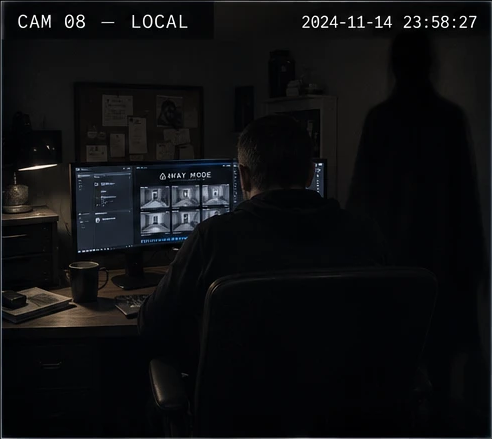
#> input picture raw_rooms/local_a.png, 492 x 439 px
$ python degrade.py ../raw_rooms out
#> lines starting #> are read from the running program, lines starting #| are printed output that depends on the picture
"""Turn ordinary photos into cheap-security-camera stills.

Usage:
    python tools/degrade.py raw/ assets/feeds/
    python tools/degrade.py raw/ assets/feeds/ --mode ir --crop-top 26

Drop originals into raw/ with the filenames from IMAGES.md, run this, and the
app picks them up automatically.

Modes:
    lowlight  desaturated colour, cool shift. What a modern cam gives you in a
              room where the lights are on. This is the default.
    ir        green night-vision wash. Only right for genuinely dark rooms.
    mono      flat greyscale.
    color     leave the colour alone, just degrade.

Requires: pip install pillow
"""

import argparse
import os
import random
import sys

try:
    from PIL import Image, ImageEnhance, ImageFilter
except ImportError:
    sys.exit("Pillow is required:  pip install pillow")

EXTS = (".jpg", ".jpeg", ".png", ".webp", ".bmp", ".tif", ".tiff")


def crop_aspect(im, ratio):
    w, h = im.size
    if w / h > ratio:
        new_w = int(h * ratio)
        left = (w - new_w) // 2
        return im.crop((left, 0, left + new_w, h))
    new_h = int(w / ratio)
    top = (h - new_h) // 2
    return im.crop((0, top, w, top + new_h))


def vignette(im, strength):
    """Darken the corners, lift the middle - how a cheap emitter actually lights a room."""
    w, h = im.size
    mask = Image.new("L", (w, h), 0)
    px = mask.load()
    cx, cy = w / 2, h / 2
    maxd = (cx ** 2 + cy ** 2) ** 0.5
    step = 2
    for y in range(0, h, step):
        for x in range(0, w, step):
            d = (((x - cx) ** 2 + (y - cy) ** 2) ** 0.5) / maxd
            v = int(max(0, 255 * (1 - d * strength)))
            for yy in range(y, min(y + step, h)):
                for xx in range(x, min(x + step, w)):
                    px[xx, yy] = v
    mask = mask.filter(ImageFilter.GaussianBlur(w / 24))
    black = Image.new("RGB", (w, h), (0, 0, 0))
    return Image.composite(im, black, mask)


def add_noise(im, amount):
    w, h = im.size
    px = im.load()
    rnd = random.Random(1234)
    for y in range(h):
        for x in range(w):
            n = int(rnd.gauss(0, amount))
            r, g, b = px[x, y]
            px[x, y] = (
                min(255, max(0, r + n)),
                min(255, max(0, g + n)),
                min(255, max(0, b + n)),
            )
    return im


def tint(im, mode):
    if mode == "color":
        return im
    if mode == "mono":
        return im.convert("L").convert("RGB")
    if mode == "lowlight":
        im = ImageEnhance.Color(im).enhance(0.32)
        w, h = im.size
        px = im.load()
        for y in range(h):
            for x in range(w):
                r, g, b = px[x, y]
                px[x, y] = (int(r * 0.94), int(g * 0.98), min(255, int(b * 1.06)))
        return im
    g = im.convert("L")
    w, h = im.size
    out = Image.new("RGB", (w, h))
    src, dst = g.load(), out.load()
    for y in range(h):
        for x in range(w):
            v = src[x, y]
            dst[x, y] = (int(v * 0.72), int(min(255, v * 1.02)), int(v * 0.78))
    return out


def process(path, out_path, args):
    im = Image.open(path).convert("RGB")

    if args.crop_top or args.crop_bottom:
        w, h = im.size
        im = im.crop((0, args.crop_top, w, h - args.crop_bottom))

    im = crop_aspect(im, args.aspect)
    im = im.resize((args.width, int(args.width / args.aspect)), Image.LANCZOS)

    im = tint(im, args.mode)
    im = ImageEnhance.Contrast(im).enhance(args.contrast)
    im = ImageEnhance.Brightness(im).enhance(args.brightness)
    im = vignette(im, args.vignette)
    im = im.filter(ImageFilter.GaussianBlur(args.blur))
    if args.noise:
        im = add_noise(im, args.noise)

    im.save(out_path, "JPEG", quality=args.quality, subsampling=2)
    return out_path


def main():
    p = argparse.ArgumentParser(description="Degrade photos into security-camera stills.")
    p.add_argument("src", help="folder of original photos")
    p.add_argument("dst", help="output folder (usually assets/feeds)")
    p.add_argument("--mode", choices=["lowlight", "ir", "mono", "color"], default="lowlight")
    p.add_argument("--aspect", type=float, default=4 / 3, help="output aspect ratio, default 4:3")
    p.add_argument("--width", type=int, default=640)
    p.add_argument("--quality", type=int, default=34, help="JPEG quality, lower is cheaper-looking")
    p.add_argument("--noise", type=float, default=13.0, help="0 to disable")
    p.add_argument("--blur", type=float, default=0.7)
    p.add_argument("--contrast", type=float, default=1.18)
    p.add_argument("--brightness", type=float, default=0.66)
    p.add_argument("--vignette", type=float, default=0.95, help="higher = darker corners")
    p.add_argument("--crop-top", type=int, default=0, dest="crop_top",
                   help="pixels to strip off the top, e.g. a burned-in label bar")
    p.add_argument("--crop-bottom", type=int, default=0, dest="crop_bottom")
    args = p.parse_args()

    if not os.path.isdir(args.src):
        sys.exit("No such folder: " + args.src)
    os.makedirs(args.dst, exist_ok=True)

    names = sorted(n for n in os.listdir(args.src) if n.lower().endswith(EXTS))
    if not names:
        sys.exit("No images found in " + args.src)

    for n in names:
        stem = os.path.splitext(n)[0]
        out = os.path.join(args.dst, stem + ".jpg")
        process(os.path.join(args.src, n), out, args)
#> in process, im is the input picture: PIL image 492x439 RGB; mean R, G, B 14.3, 15.1, 16.6
#> in crop_aspect, `return im.crop((0, top, w, top + new_h))`:
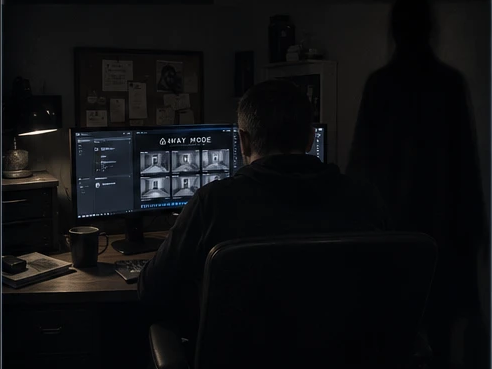
#> returned value: PIL image 492x369 RGB; mean R, G, B 14, 14.8, 16.3
#> in process, `im = ImageEnhance.Brightness(im).enhance(args.brightness)`:
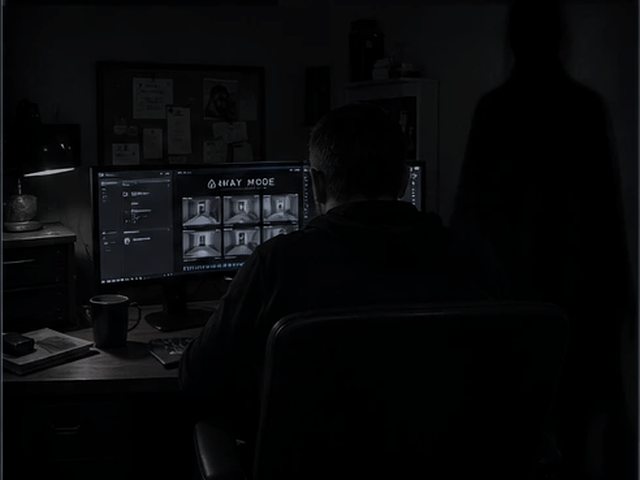
#> im: PIL image 640x480 RGB; mean R, G, B 7.8, 8.3, 9.5
#> in vignette, `mask = Image.new("L", (w, h), 0)`: mask: PIL image 640x480 L; every value is 0
#> in vignette, `mask = mask.filter(ImageFilter.GaussianBlur(w / 24))`:
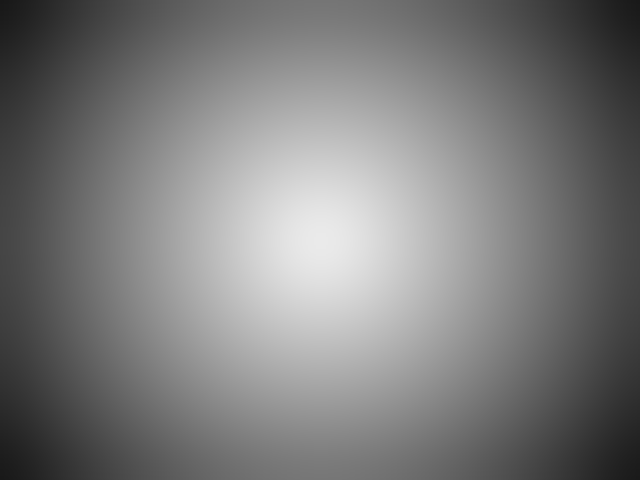
#> mask: PIL image 640x480 L; min 24, max 234, mean 123.5
#> in vignette, `black = Image.new("RGB", (w, h), (0, 0, 0))`: black: PIL image 640x480 RGB; every value is 0
#> in vignette, `return Image.composite(im, black, mask)`:
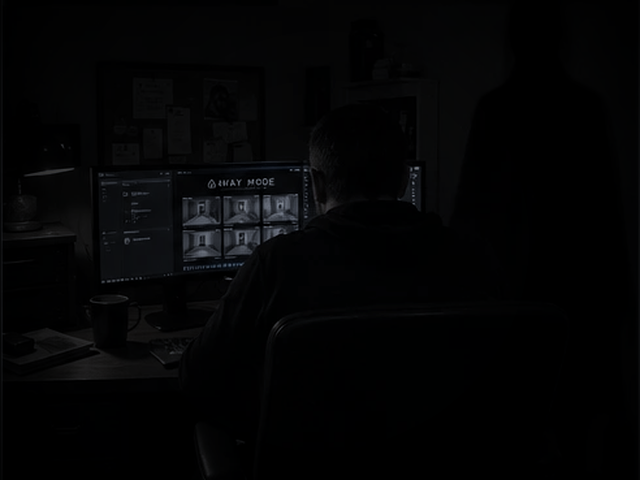
#> returned value: PIL image 640x480 RGB; mean R, G, B 4, 4.3, 4.9
        print("  " + n + "  ->  " + out)
#> pass 2 of the loop in main, `for n in names:`:
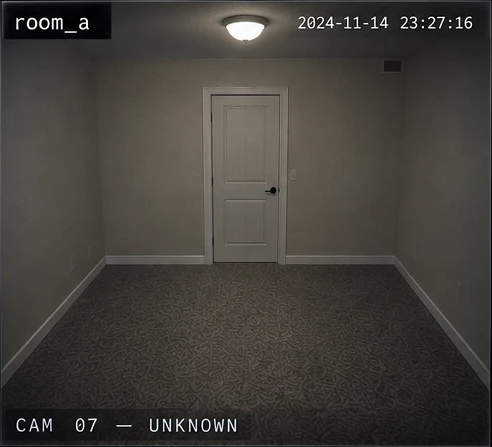
#> input picture raw_rooms/room_a.png, 492 x 447 px
#> in process, im is the input picture: PIL image 492x447 RGB; mean R, G, B 67.6, 63.8, 58.6
#> in process (call 2), `im = ImageEnhance.Brightness(im).enhance(args.brightness)`:
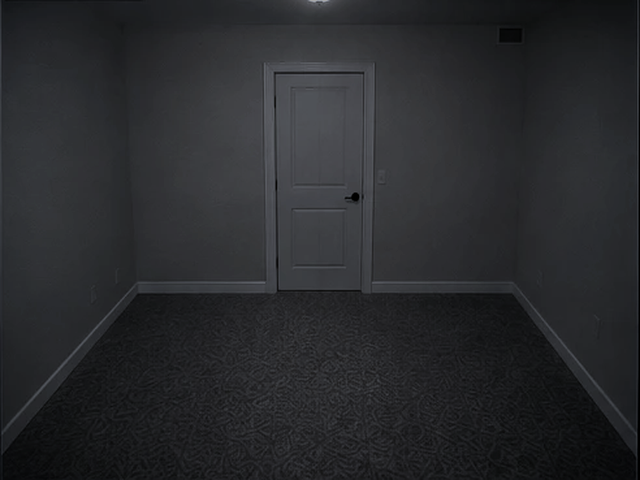
#> im: PIL image 640x480 RGB; mean R, G, B 41.1, 42.2, 44.8
#> in vignette (call 2), `return Image.composite(im, black, mask)`:
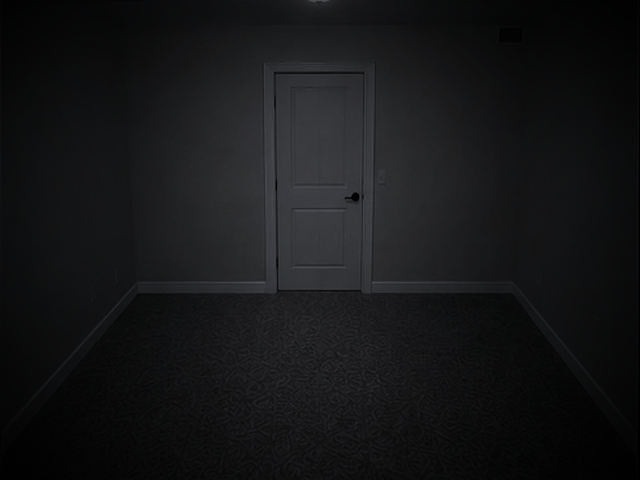
#> returned value: PIL image 640x480 RGB; mean R, G, B 21.5, 22.1, 23.4

    print("\n%d image(s) written to %s" % (len(names), args.dst))


if __name__ == "__main__":
    main()
